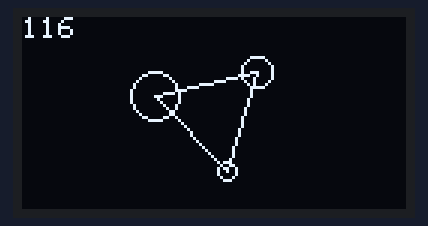
This sketch was run on a simulated Arduino Uno, built with avr-gcc and run on an emulated ATmega328P. On the bench: 128×64 one-colour display.

Above: at 0.49 s.
At 5.25 s:
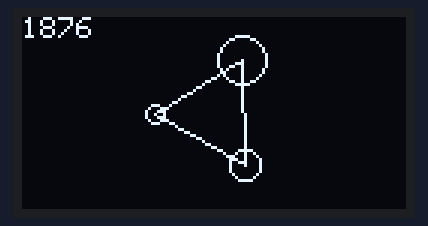
At 10.34 s:
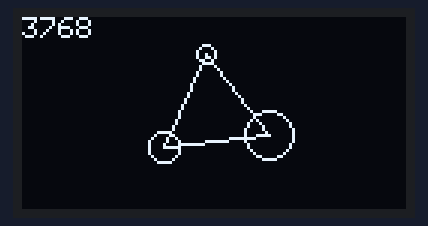
At 20.2 s:
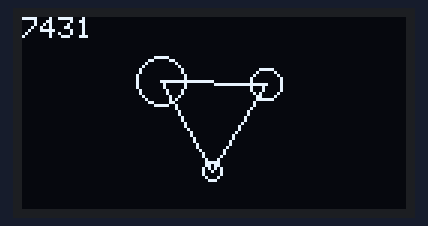
At 29.76 s:
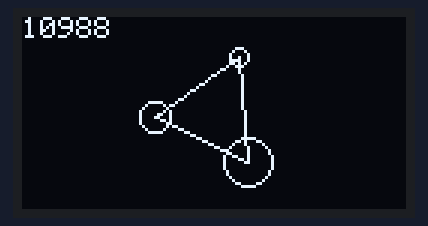
At 39.67 s:
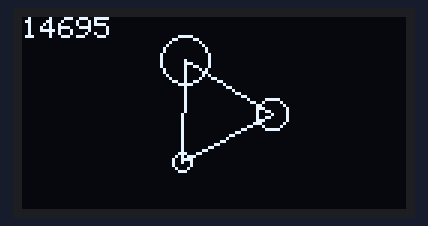

The sketch:

ssd1306_playground.ino
```cpp
#include <SPI.h>
#include <Wire.h>
#include <Adafruit_GFX.h>
#include <Adafruit_SSD1306.h>

#define SCREEN_WIDTH 128 // OLED display width, in pixels
#define SCREEN_HEIGHT 64 // OLED display height, in pixels

// Declaration for an SSD1306 display connected to I2C (SDA, SCL pins)
// The pins for I2C are defined by the Wire-library.
// On an arduino UNO:       A4(SDA), A5(SCL)
// On an arduino MEGA 2560: 20(SDA), 21(SCL)
// On an arduino LEONARDO:   2(SDA),  3(SCL), ...
#define OLED_RESET     -1 // Reset pin # (or -1 if sharing Arduino reset pin)
#define SCREEN_ADDRESS 0x3C ///< See datasheet for Address; 0x3D for 128x64, 0x3C for 128x32
Adafruit_SSD1306 display(SCREEN_WIDTH, SCREEN_HEIGHT, &Wire, OLED_RESET);

unsigned long myTimer;
byte frameDuration = 20;
int frameTime = 0;
double angle = 0;
int smallDot = 3;
int mediumDot = 5;
int bigDot = 8;

class MyTriangle {
  public:
    double x0;  // centre origin point
    double y0;
    double x1;  // vertices
    double y1;
    double x2;
    double y2;
    double x3;
    double y3;
    double radianOf120 = 120 * 3.14 / 180;  // vertices spread

    MyTriangle(double originX, double originY) {
      x0 = originX;
      y0 = originY;
      x1 = x0 + 20 * sin(0);
      y1 = y0 + 20 * cos(0);
      x2 = x0 + 20 * sin(radianOf120);
      y2 = y0 + 20 * cos(radianOf120);
      x3 = x0 + 20 * sin(-radianOf120);
      y3 = y0 + 20 * cos(-radianOf120);
    }

    void rotate(double angle) {
      x1 = x0 + 20 * sin(0 + angle);
      y1 = y0 + 20 * cos(0 + angle);
      x2 = x0 + 20 * sin(radianOf120 + angle);
      y2 = y0 + 20 * cos(radianOf120 + angle);
      x3 = x0 + 20 * sin(-radianOf120 + angle);
      y3 = y0 + 20 * cos(-radianOf120 + angle);
    }

    void moveOriginPoint(double speed, double angle) {
      double moveX = speed * cos(angle);
      double moveY = speed * sin(angle);

      x0 += moveX;
      y0 += moveY;
    }
};

MyTriangle shape(64, 32);

void setup() {
  Serial.begin(9600);

  // SSD1306_SWITCHCAPVCC = generate display voltage from 3.3V internally
  if(!display.begin(SSD1306_SWITCHCAPVCC, SCREEN_ADDRESS)) {
    Serial.println(F("SSD1306 allocation failed"));
    for(;;); // Don't proceed, loop forever
  }

  // the library initializes this with an Adafruit splash screen.
  // Clear the buffer
  display.clearDisplay();
  display.setTextSize(1);
  display.setTextColor(WHITE);
  myTimer = millis();
}


void loop() {
  if (millis() >= (myTimer + frameDuration)) {
    display.clearDisplay();

    if (angle >=2) angle == 0;
    shape.rotate(angle);
    //shape.moveOriginPoint(1, radian);
    angle += 0.03;

    display.drawTriangle(shape.x1, shape.y1, shape.x2, shape.y2, shape.x3, shape.y3, SSD1306_WHITE);
    display.drawCircle(shape.x1, shape.y1, smallDot, SSD1306_WHITE);
    display.drawCircle(shape.x2, shape.y2, mediumDot, SSD1306_WHITE);
    display.drawCircle(shape.x3, shape.y3, bigDot, SSD1306_WHITE);

    frameTime = millis() - myTimer;
    display.setCursor(0, 0);
    display.println(frameTime);
    myTimer += frameDuration;

    display.display();
  }
}
```
